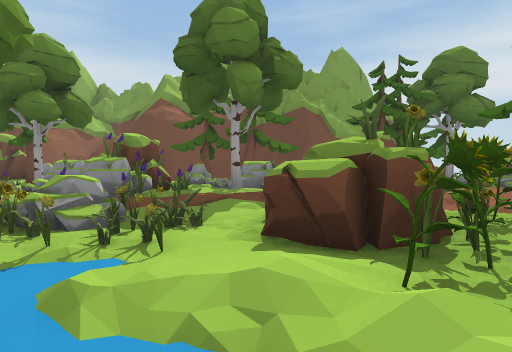
view 1 (above)

24 first-person views from a walk through a scene from a Unity 3-D project. The camera is 1.2 m above the floor, tilts 2° down and sees 75° across. The floor is counted in squares, 2 m on a side. Each view is taken from the middle of a square. On the plan, view 1 faces up. The plan holds only what a view shows up to about 10 squares ahead; the rest is blank. The place goes on beyond the plan.

view 2
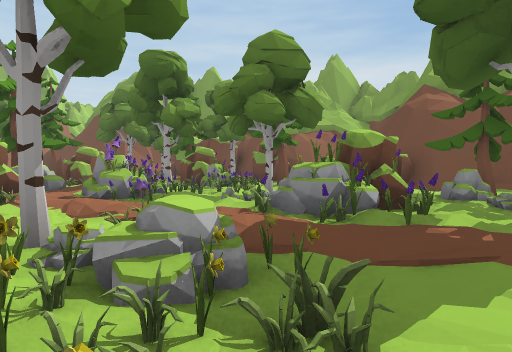

view 3
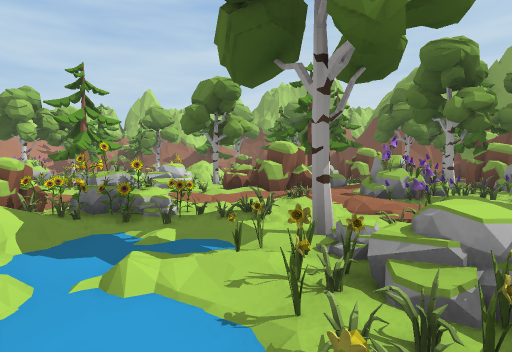

view 4
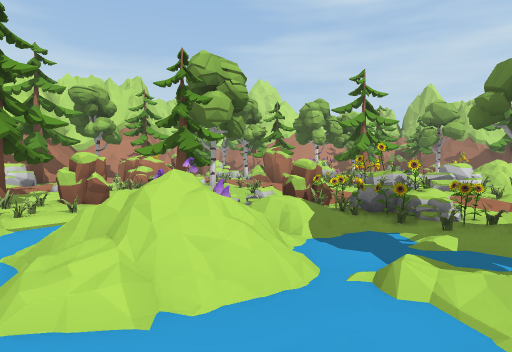

view 5
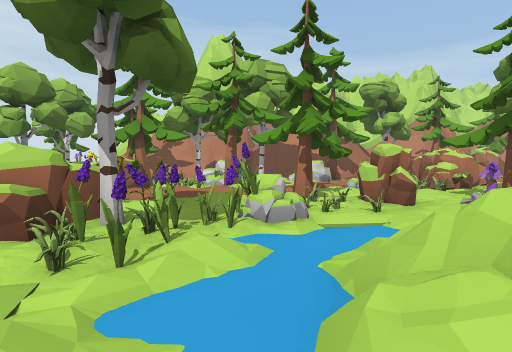

view 6
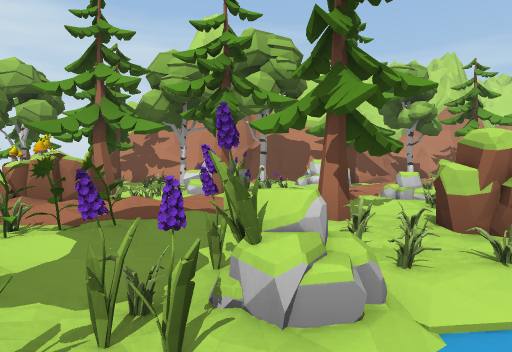

view 7
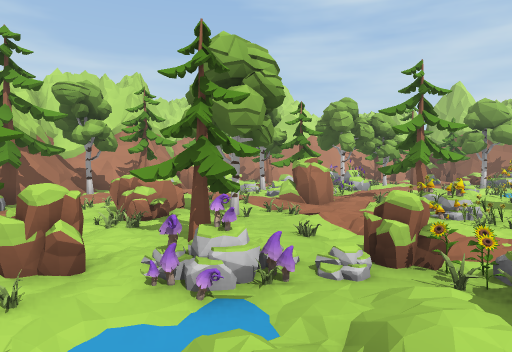

view 8
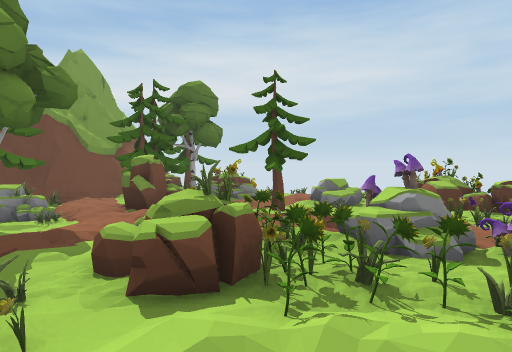

view 9
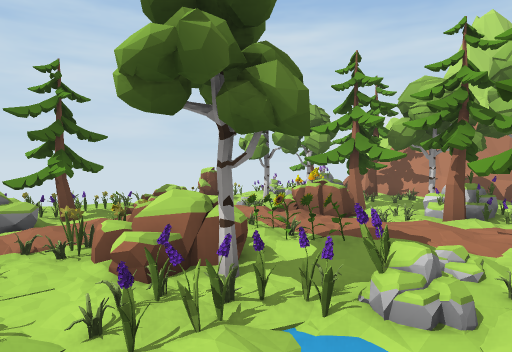

view 10
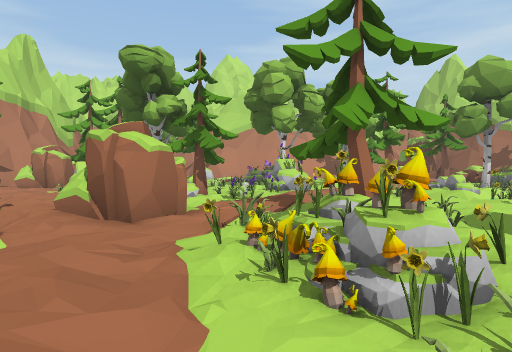

view 11
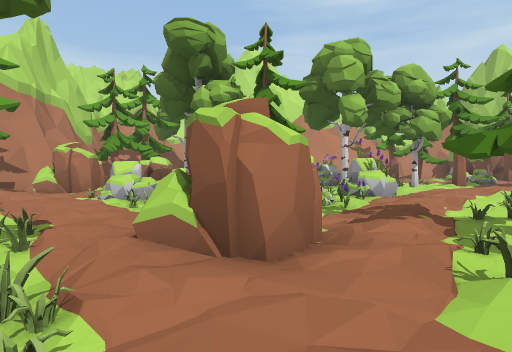

view 12
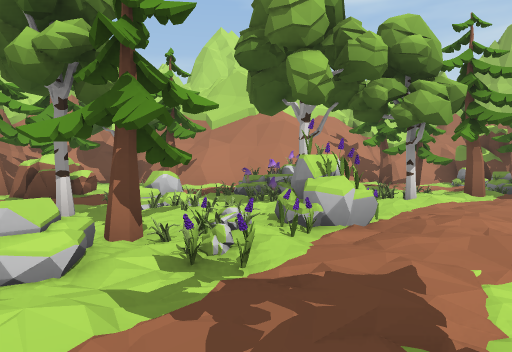

view 13
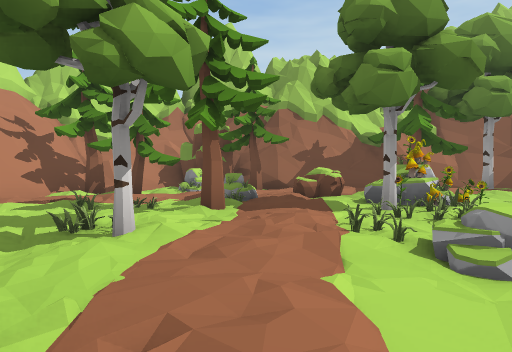

view 14
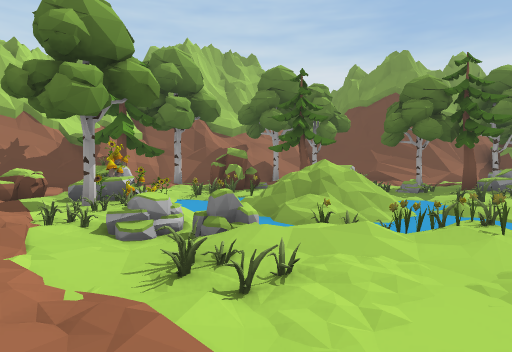

view 15
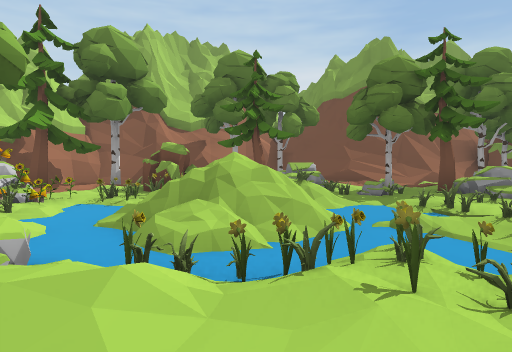

view 16
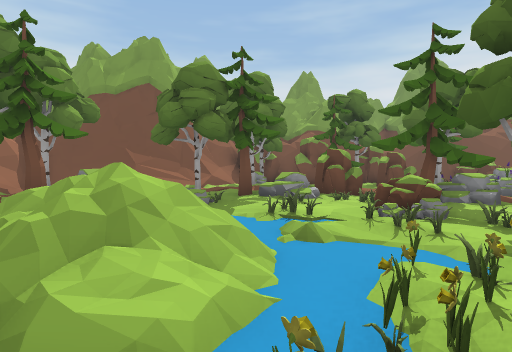

view 17
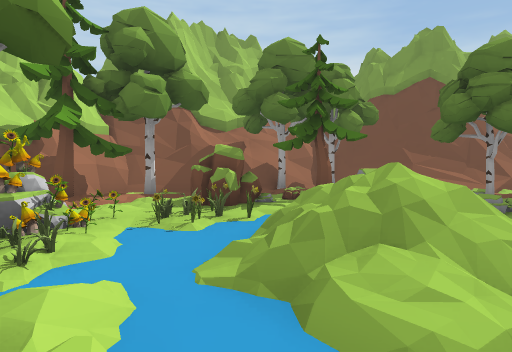

view 18
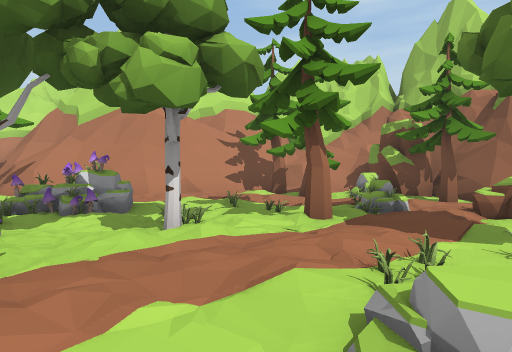

view 19
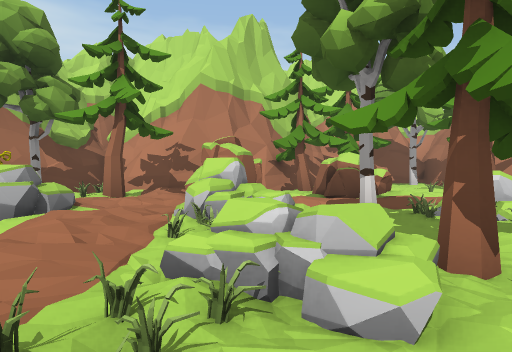

view 20
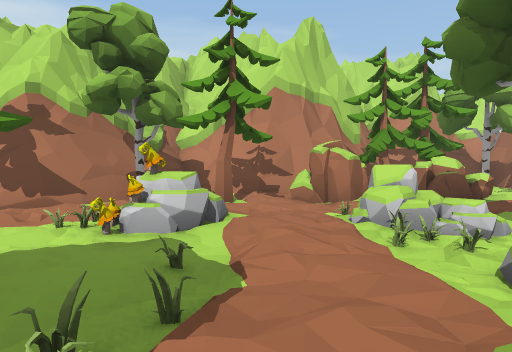

view 21
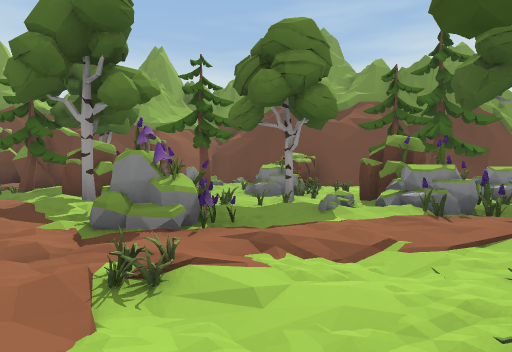

view 22
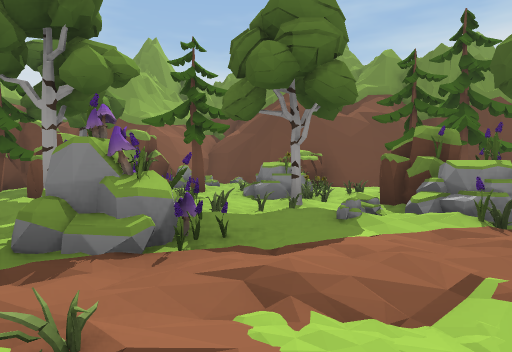

view 23
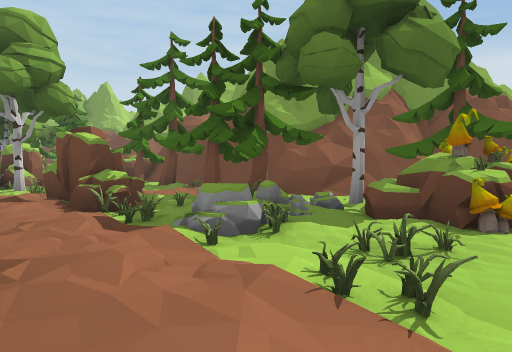

view 24
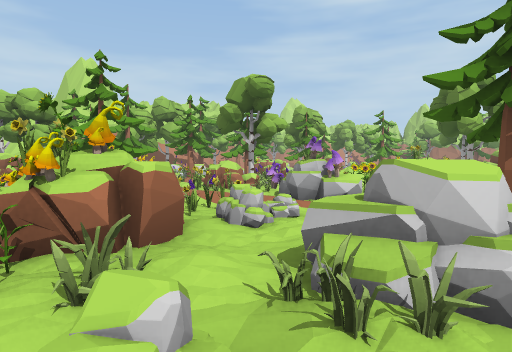

### Floor plan
Key: @ floor where view 1 was taken; # wall or solid block; . main floor; : floor 0.25 m higher than the main floor; - floor 0.25 m lower than the main floor; + floor 1 m higher than the main floor; * floor 1.25 m higher than the main floor; / step, stairs or slope; = window, fence, low wall or low ledge; O other object.
Columns run from 23 left of view 1 to 8 right of it. Each row starts with its distance up from view 1.
 14                              ##
 13
 12                ## ###       #
 11           O#   OOO/O#########OO
 10         # O.OOO  .. OOOOO##..OO
  9        ##OO .OO  O..OOO-O.OO.OO
  8       ##/.O  OOOOOOOO./+..O.OOO
  7    ####/...  .-OOO.O OOOOOOOOOO-
  6    #/O .... O...OOOOOOOOO...:OOO
  5    #/  ./OOOOOOOOOO.OOO....-.OO.
  4    #O.O*.O.OO O.OO..OO..O.:O.OOO
  3   # ./OOOOOOO OO.OOOOOOOOOO..O.O
  2  ##/.O..OOOOOO.O...OOOO.OOOO OOO
  1  #/O.OO- /-OOO.OO..OO---OOO.OOO
  0  #..:OO-///- .  .OOO///@. O..OO
 -1  #O.-OO-///O..OOO.-O.=/-OOO.O
 -2  ##..OOO--OOOOOOOO-OOO-OOOO..O.
 -3  ##.OOOO.O:O.O.OO.O.OOOOOO../OOO
 -4  ##.OO.OO-OOOO.O.O.OOOO.OOO.O O
 -5 ##O.OOO...:....O/OOOO.:O..OOO
 -6 #OO .OOOOOOOOOOOOOOOO::OOO -O.
 -7 #OOOO.OOO.OOOOO..OOO...OOOOOO-
 -8 ## O..OOOOOOO-OO/OOOO.OO.OOO
 -9  ###O..OOOOOOOO/O OO.OOOOOO
-10   #####..O.....O:.O//O.-.O.O
-11       ##.....-OO.OO#########
-12        ##O..O.O.:O##          OO
-13         #...OO######
-14         #.OOOO##
-15         #.. ###
-16             #

Positions as (right, up) in squares from view 1, and headings:
1: (0, 0), facing up
2: (0, 2), facing up-left
3: (0, 2), facing left
4: (0, 2), facing down-left
5: (0, 1), facing down
6: (0, -1), facing down
7: (-1, 0), facing down-left
8: (-1, 0), facing up-right
9: (-1, 0), facing down-right
10: (-6, -1), facing down-left
11: (-6, -3), facing down-left
12: (-9, -4), facing down-left
13: (-12, -5), facing left
14: (-11, -5), facing up-left
15: (-11, -3), facing up-left
16: (-13, -3), facing up
17: (-13, -3), facing up-left
18: (-13, -3), facing down-left
19: (-9, -5), facing down
20: (-7, -5), facing down
21: (-5, 1), facing up
22: (-5, 2), facing up
23: (8, 5), facing up-left
24: (8, 5), facing down-left
